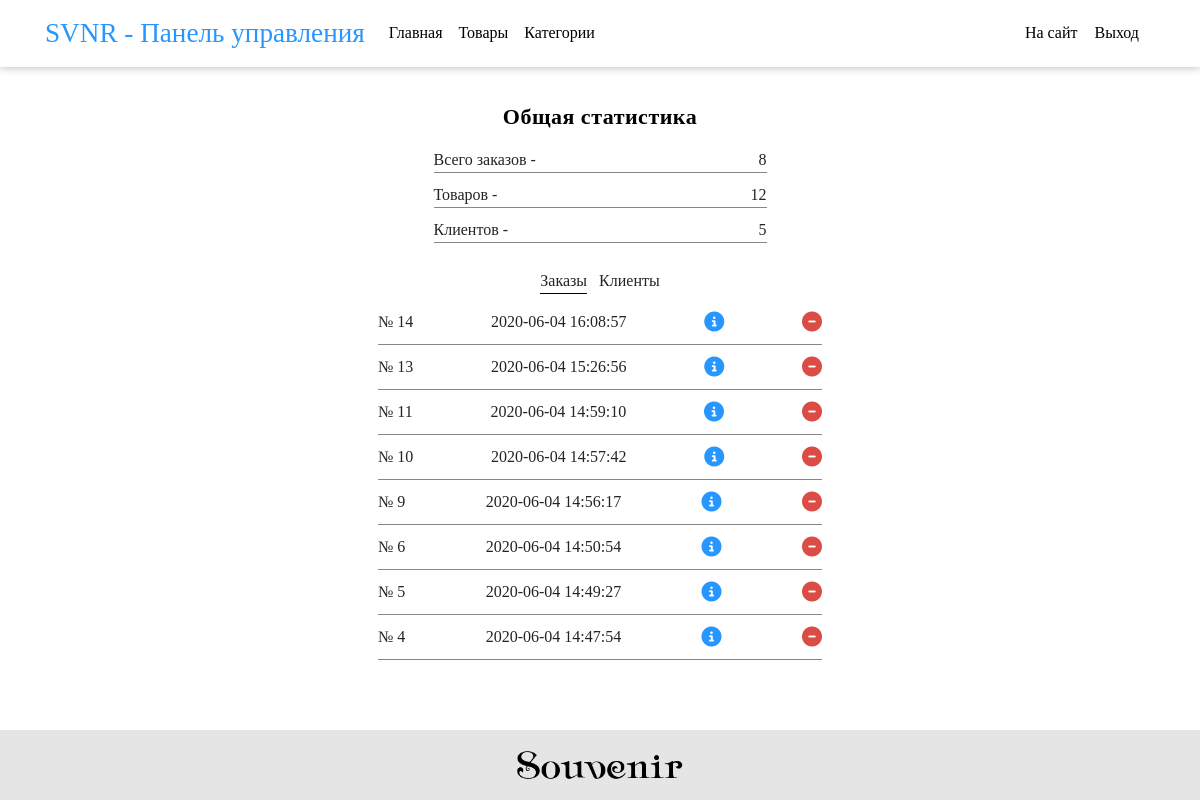
The app's page /OnlineShop/admin/main.php (signed in) with its own data.
### tables this page shows
CREATE TABLE `orders` (
  `orderID` int(11) NOT NULL,
  `orderClient` int(11) NOT NULL,
  `orderDate` datetime NOT NULL,
  `orderAddress` varchar(255) NOT NULL,
  `orderComment` text NOT NULL,
  `orderHash` varchar(50) NOT NULL
);

### OnlineShop/admin/main.php (the view, shortened to what this page needs)
<?php
include $_SERVER['DOCUMENT_ROOT'].'/functions/dbHandler.php';
$ordersCount = $link->query("SELECT orderID FROM orders");
$ordersCount = mysqli_num_rows($ordersCount);
$productsCount = $link->query("SELECT productID FROM products");
$productsCount = mysqli_num_rows($productsCount);
$clientsCount = $link->query("SELECT clientID FROM clients");
$clientsCount = mysqli_num_rows($clientsCount);
?>
<!DOCTYPE HTML>
<html>
	<head>
	    <link rel="stylesheet" href="/fonts/font-awesome/css/all.css">
		<link rel="stylesheet" href="/css/bootstrap.min.css">
		<link rel="stylesheet" href="/admin/css/style.css">
	</head>
	<body>
		<?php include 'include/header.php' ?>
		<div class="container container-center">
			<span class="admin-form-title">Общая статистика</span>
			<ul class="statistics">
				<li>Всего заказов - <span><?php echo $ordersCount; ?></span></li>
				<li>Товаров - <span><?php echo $productsCount; ?></span></li>
				<li>Клиентов - <span><?php echo $clientsCount; ?></span></li>
			</ul>
			<ul class="orders-clients-menu">
				<li class="orders-clients-menu-item menu-active">Заказы</li>
				<li class="orders-clients-menu-item">Клиенты</li>
			</ul>
			<div class="orders-clients-container">
				<div class="orders">
<?php
						$rows = $link->query("SELECT * FROM orders order by orderID desc");
						if (mysqli_num_rows($rows) != 0) {
							foreach ( $rows as $row ) {
	echo ('
							<div class="order-row">
								<span class="order-number">№ '.$row[orderID].'</span>
								<span class="order-date">'.$row[orderDate].'</span>
								<a href="view-order.php?id='.$row[orderID].'" class="order-delete blue"><i class="fas fa-info-circle fa-lg"></i></a>
								<span class="order-delete red a" oID="'.$row[orderID].'"><i class="fas fa-minus-circle fa-lg"></i></span>
							</div>
	');
							}
						}
	?>
				</div>
			</div>
		</div>
		<?php include 'include/footer.php'; ?>
	</body>
</html>

### OnlineShop/admin/include/header.php (shortened to what this page needs)
<div class="content">
<header>
	<nav class="navbar fixed-top navbar-expand-lg main-nav">
		<div class="container nav-container">
			<a class="navbar-brand">
				<span>SVNR - Панель управления</span>
			</a>
			<div class="collapse navbar-collapse" id="navbarContent">
				<ul class="navbar-nav mr-auto">
					<li class="nav-item">
						<a href="main.php" class="nav-link">Главная</a>
					</li>
					<li class="nav-item">
						<a href="products.php" class="nav-link">Товары</a>
					</li>
					<li class="nav-item">
						<a href="edit-categories.php" class="nav-link">Категории</a>
					</li>
				</ul>
				<a href="/catalog.php" class="nav-link logout">На сайт</a>
				<a href="/admin.php" class="nav-link logout">Выход</a>
			</div>
		</div>
	</nav>
</header>

### OnlineShop/admin/include/footer.php
</div>
<footer>
	<div class="container">
		<div class="logo">
			<img src="../images/logo-000.png" style="width: 170px;" alt="logo">
		</div>
	</div>
</footer>

### OnlineShop/admin/css/style.css (style rules this page uses)
.container { align-items: center; }
* { font-family: CoFo sans; outline: none; }
a { text-decoration: none!important; cursor: pointer; user-select: none; }
html { height: 100%; overflow-y: scroll; }
body { display: flex; flex-direction: column; height: 100% }
.content { flex: 1 0 auto; }
footer { flex: 0 0 auto; background-color: #e5e5e5; text-align: center; padding: 20px 0px; clear: both; }
header { margin-bottom: 100px; }
.red { color: #DC4C46; }
.blue { color: #2796FF; }
.a { cursor: pointer; }
.main-nav { background-color: #fff; box-shadow: 0 1px 8px rgba(0,0,0,.25); }
.navbar-brand { font-size: 1.7em; color: #2796FF; cursor: pointer; user-select: none; }
.nav-link { color: #000; transition: .1s linear; }
.logout { cursor: pointer; padding-left: 1px; }
.statistics { width: 30%; padding: 0; }
.statistics li { display: -webkit-flex; display: -moz-flex; display: -ms-flex; display: -o-flex; display: flex; justify-content: space-between; margin-bottom: 10px; border-bottom: 1px solid #888; }
.orders-clients-container { width: 100%; display: flex; flex-direction: column; justify-content: center; align-items: center; }
.orders-clients-menu { width: 40%; display: flex; justify-content: center; padding: 0; }
.orders-clients-menu li { list-style: none; cursor: pointer; border-bottom: 1px solid #fff; user-select: none; }
.menu-active { border-bottom: 1px solid #000!important; }
.orders-clients-menu li:not(:first-child) { margin-left: 12px; }
.orders { width: 40%; }
.order-row { display: flex; justify-content: space-between; padding-bottom: 10px; border-bottom: 1px solid #888; }
.order-row:not(:first-child) { padding-top: 10px; }
.container-center { display: flex; flex-direction: column; justify-content: center; }
.admin-form-title { color: #000; font-size: 22px; font-weight: bold; letter-spacing: .5px; margin-bottom: 15px; }

### records on screen
orders: orderID "14", orderDate "2020-06-04 16:08:57"
orders: orderID "13", orderDate "2020-06-04 15:26:56"
orders: orderID "11", orderDate "2020-06-04 14:59:10"
orders: orderID "10", orderDate "2020-06-04 14:57:42"
orders: orderID "9", orderDate "2020-06-04 14:56:17"
orders: orderID "6", orderDate "2020-06-04 14:50:54"
orders: orderID "5", orderDate "2020-06-04 14:49:27"
orders: orderID "4", orderDate "2020-06-04 14:47:54"

### other values on screen
$ordersCount "8"
$productsCount "12"
$clientsCount "5"
